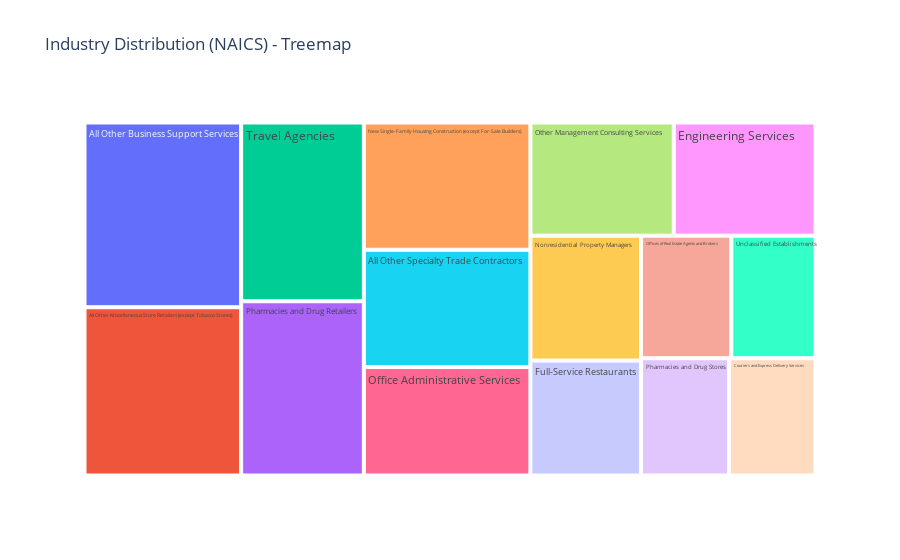

Notebook source saved alongside this figure:
### Code cell
# NAICS Industry Analysis
if 'NAICS Description' in df.columns:
    df['NAICS Description'] = df['NAICS Description'].str.strip()
    naics_dist = df['NAICS Description'].value_counts().head(15)
    
    fig = px.treemap(names=naics_dist.index, parents=[''] * len(naics_dist), values=naics_dist.values,
                     title='Industry Distribution (NAICS) - Treemap')
    fig.show()

### Figure 1 — Plotly figure (JSON) as saved in the notebook; plotly's stock layout.template omitted (floating-point values rounded to 4 significant figures)
{"data": [{"domain": {"x": [0, 1], "y": [0, 1]}, "hovertemplate": "label=%{label}<br>value=%{value}<br>parent=%{parent}<extra></extra>", "labels": ["All Other Business Support Services", "All Other Miscellaneous Store Retailers (except Tobacco Stores)", "Travel Agencies", "Pharmacies and Drug Retailers", "New Single-Family Housing Construction (except For-Sale Builders)", "All Other Specialty Trade Contractors", "Office Administrative Services", "Other Management Consulting Services", "Engineering Services", "Nonresidential Property Managers", "Full-Service Restaurants", "Offices of Real Estate Agents and Brokers", "Unclassified Establishments", "Pharmacies and Drug Stores", "Couriers and Express Delivery Services"], "name": "", "parents": ["", "", "", "", "", "", "", "", "", "", "", "", "", "", ""], "type": "treemap", "values": [157, 143, 119, 116, 115, 106, 98, 88, 87, 75, 69, 60, 56, 56, 55]}], "layout": {"legend": {"tracegroupgap": 0}, "title": {"text": "Industry Distribution (NAICS) - Treemap"}}}
